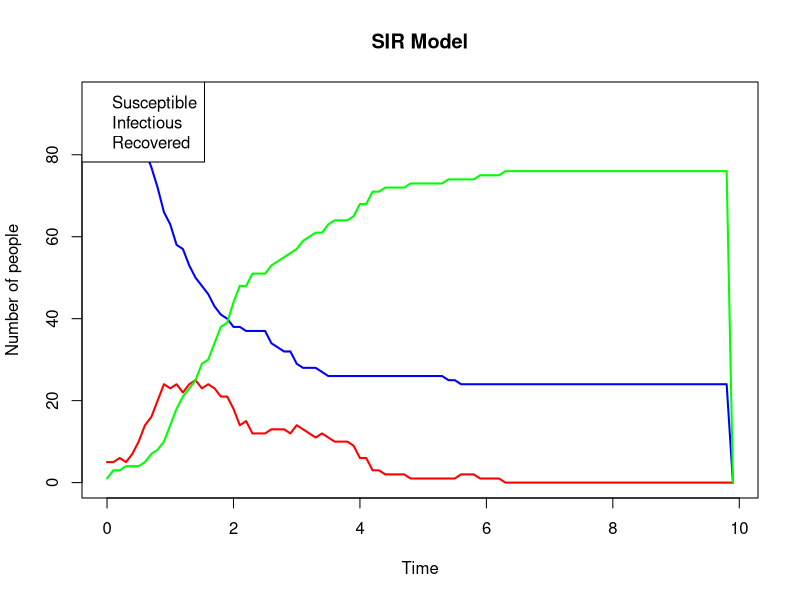

Reproduce this figure in R.
rm(list=ls())

# Define parameters
beta <- 2.5  # Infection rate
gamma <- 1.0  # Recovery rate
contact_rate <- 0.5  # Fraction of population each person connects to
I0 <- 5  # Number of people initially infected
N <- 100  # Total population size
maxtime <- 10  # How long to simulate for
npts <- 100  # Number of time points during the simulation
dt <- maxtime / npts  # Timestep length

# Define Person class
Person <- function() {
  self <- list(
    S = 1,  # People start off susceptible
    I = 0,
    R = 0
  )
  
  self$infect <- function(self) {
    self$S <- 0
    self$I <- 1
    return(self)
  }
  
  self$recover <- function(self) {
    self$I <- 0
    self$R <- 1
    return(self)
  }
  
  self$check_infection <- function(self, other) {
    if (self$S & other$I & runif(1) < beta / (N * contact_rate) * dt) {
      self <- self$infect(self)
    }
    return(self)
  }
  
  self$check_recovery <- function(self) {
    if (self$I & (runif(1) < (gamma * dt))) {
      self <- self$recover(self)
    }
    return(self)
  }
  
  return(self)
}

# Define Sim class
Sim <- function() {
  # Create arrays
  self <- list(
    x = seq(0, npts - 1),
    S = rep(0, npts),
    I = rep(0, npts),
    R = rep(0, npts)
  )
  self$people <- list()
  for (i in 1:N) {
    self$people[[i]] <- Person()
  }
  
  for (i in 1:I0) {
    self$people[[i]] <- self$people[[i]]$infect(self$people[[i]])
  }
  
  self$time = self$x * dt
  
  self$count <- function(self) {
    S = 0
    I = 0
    R = 0
    for (i in 1:N) {
      S = S + self$people[[i]]$S
      I = I + self$people[[i]]$I
      R = R + self$people[[i]]$R
    }
    return(list(S = S, I = I, R = R))
  }
  
  self$check_infections <- function(self) {
    for (i in 1:N) {
      contacts <- sample(1:N, size = floor(N * contact_rate))
      for (contact in contacts) {
        person1 <- self$people[[i]]
        person2 <- self$people[[contact]]
        self$people[[i]] <- person1$check_infection(person1, person2)
      }
    }
    return(self)
  }
  
  self$check_recoveries <- function(self) {
    for (i in 1:N) {
      person = self$people[[i]]
      self$people[[i]] <- person$check_recovery(person)
    }
    return(self)
  }
  
  self$run <- function(self) {
    for (t in self$x[-length(self$x)]) {
      self <- self$check_infections(self)
      self <- self$check_recoveries(self)
      
      # Update results
      counts <- self$count(self)
      self$S[[t + 1]] <- counts$S
      self$I[[t + 1]] <- counts$I
      self$R[[t + 1]] <- counts$R
    }
    
    cat("Run finished\n")
    return(self)
  }
  
  self$plot <- function(self) {
    plot(self$time, self$S, type = "l", col = "blue", lwd = 2, xlab = "Time", ylab = "Number of people", main = "SIR Model")
    lines(self$time, self$I, type = "l", col = "red", lwd = 2)
    lines(self$time, self$R, type = "l", col = "green", lwd = 2)
    legend("topleft", legend = c("Susceptible", "Infectious", "Recovered"))
  }
  
  return(self)
}

# Run the simulation
sim <- Sim()
sim <- sim$run(sim)
sim$plot(sim)